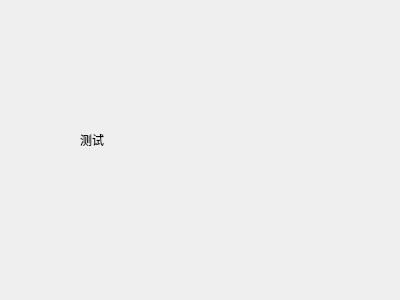
<?xml version="1.0" encoding="UTF-8"?>
<ui version="4.0">
 <class>ROSVisualizer3D</class>
 <widget class="QWidget" name="ROSVisualizer3D">
  <property name="geometry">
   <rect>
    <x>0</x>
    <y>0</y>
    <width>400</width>
    <height>300</height>
   </rect>
  </property>
  <property name="windowTitle">
   <string>Form</string>
  </property>
  <widget class="QLabel" name="label">
   <property name="geometry">
    <rect>
     <x>80</x>
     <y>130</y>
     <width>69</width>
     <height>19</height>
    </rect>
   </property>
   <property name="text">
    <string>测试</string>
   </property>
  </widget>
 </widget>
 <resources/>
 <connections/>
</ui>
